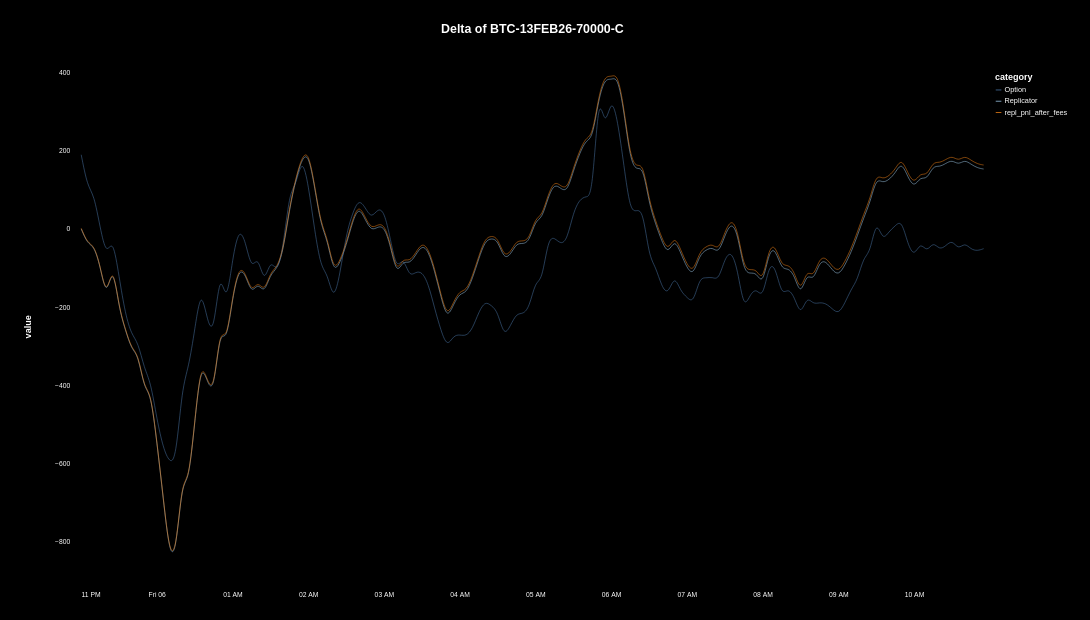

Notebook cell for this chart:
### Code cell
a = (
    alt.Chart(
        df,
        width=1600,
        height=900,
        title=alt.Title(
            f"Delta of {instrument_names[0]}",
            color="white",
            fontSize=22,
            offset=60,
            anchor="middle",
        ),
    )
    .mark_line(interpolate="basis", strokeWidth=1, opacity=0.9)
    .encode(
        x=alt.X("date_time", title=None),
        y="value",
        color=alt.Color(
            "category",
            scale=alt.Scale(scheme="tableau20"),
        ),
    )
)


chart = (
    a.configure(
        background="black",
        padding={"right": 40, "left": 40, "top": 40, "bottom": 40},
    )
    .configure_legend(
        labelColor="white",
        labelFontSize=13,
        # padding=40,
        titleColor="white",
        titleFontSize=16,
        titlePadding=8,
        rowPadding=6,
    )
    .configure_axis(
        domain=False,
        grid=False,
        labelColor="white",
        labelFontSize=12,
        labelPadding=20,
        tickCount=5,
        ticks=False,
        titleColor="white",
        titleFontSize=16,
        titlePadding=40,
    )
    .configure_axisX(grid=False, tickCount=10)
    .configure_view(stroke=None)
)


chart

### Figure 1 — Vega-Lite specification as saved in the notebook (floating-point values rounded to 4 significant figures; data arrays with more than 128 entries replaced by an {"elided": "..."} marker saying what was removed)
{"config": {"view": {"continuousWidth": 300, "continuousHeight": 300, "stroke": null}, "axis": {"domain": false, "grid": false, "labelColor": "white", "labelFontSize": 12, "labelPadding": 20, "tickCount": 5, "ticks": false, "titleColor": "white", "titleFontSize": 16, "titlePadding": 40}, "axisX": {"grid": false, "tickCount": 10}, "background": "black", "legend": {"labelColor": "white", "labelFontSize": 13, "rowPadding": 6, "titleColor": "white", "titleFontSize": 16, "titlePadding": 8}, "padding": {"right": 40, "left": 40, "top": 40, "bottom": 40}}, "data": {"name": "data-0e991a190409bb523d889646b516cb66"}, "mark": {"type": "line", "interpolate": "basis", "opacity": 0.9, "strokeWidth": 1}, "encoding": {"color": {"field": "category", "scale": {"scheme": "tableau20"}, "type": "nominal"}, "x": {"field": "date_time", "title": null, "type": "temporal"}, "y": {"field": "value", "type": "quantitative"}}, "height": 900, "title": {"text": "Delta of BTC-13FEB26-70000-C", "anchor": "middle", "color": "white", "fontSize": 22, "offset": 60}, "width": 1600, "$schema": "https://vega.github.io/schema/vega-lite/v5.20.1.json", "datasets": {"data-0e991a190409bb523d889646b516cb66": {"elided": "432 records"}}}
